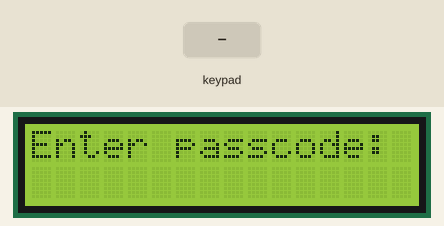
This sketch was run on a simulated Arduino Uno, built with avr-gcc and run on an emulated ATmega328P. On the bench: 16×2 character LCD. The test bench sets the inputs (shaded band). What the sketch prints to the serial monitor is not drawn.

Above: at 1.2 s.
1.3 s: keypad keys 1 2 3 4 # pressed 0.4 s apart
At 3.3 s:
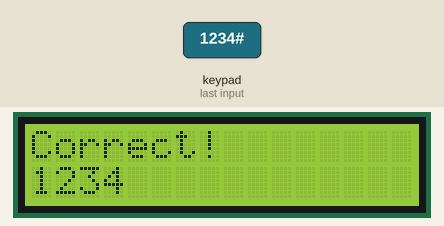
6.3 s: key '#' pressed
At 7.5 s:
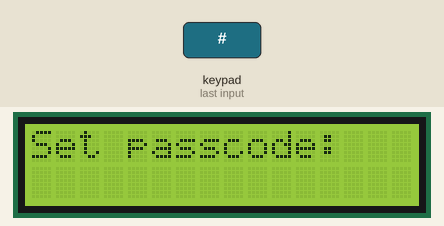
7.8 s: key '1' pressed
At 9.1 s:
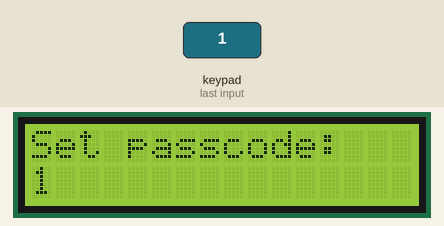
9.4 s: keypad keys 1 2 3 4 pressed 0.4 s apart
At 11.1 s:
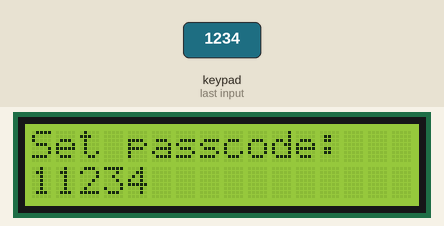
12.5 s: keypad keys 1 3 1 2 1 1 1 0 # pressed 0.4 s apart
At 13.27 s:
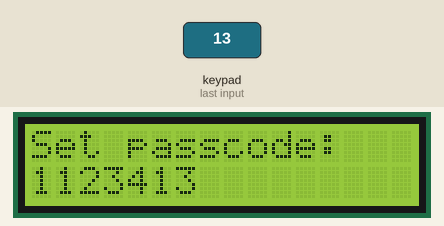
17.6 s: keypad keys 9 8 7 6 # pressed 0.4 s apart
At 19.8 s:
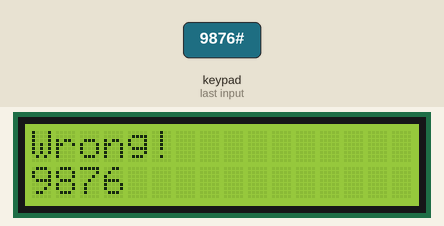
Timing chart, 0 to 21.3 s (numbered marks = the images above; inputs shaded):
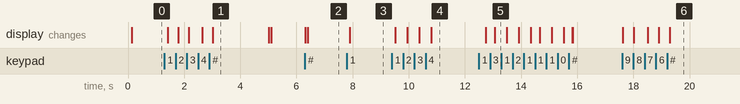

The sketch:

Lab10-Basic2.ino
```cpp
#include <Arduino_FreeRTOS.h>
#include <Keypad.h>
#include <Wire.h>
#include <LiquidCrystal_I2C.h>
#define KEY_ROWS 4
#define KEY_COLS 4
#define Enter_mode 0
#define Set_code_mode 1
#define answer_mode 2
// Set pins on I2C chip for LCD connections:
//              addr,en,rw,rs,d4,d5,d6,d7,bl,blpol
LiquidCrystal_I2C lcd(0x3F, 2, 1, 0, 4, 5, 6, 7, 3,           POSITIVE);
char passcode[16] = {'1', '2', '3', '4'}; //4-8digit.
int code_length = 4;
char answer_code[9];
int mode = 0;
int correct = 1;
int isSetting = 0;
char key;
char keymap[KEY_ROWS][KEY_COLS] = {
  {'1', '2', '3', 'A'},
  {'4', '5', '6', 'B'},
  {'7', '8', '9', 'C'},
  {'*', '0', '#', 'D'}
};
byte colPins[KEY_COLS] = {9, 8, 7, 6};
// Column pin 1~4
byte rowPins[KEY_ROWS] = {13, 12, 11, 10}; //Initialize keypad.
Keypad myKeypad = Keypad(makeKeymap(keymap), rowPins, colPins, KEY_ROWS, KEY_COLS);

void LoginTask(void *pvParameters);
void SetupTask(void *pvParameters);
void DisplayTask(void *pvParameters);
TaskHandle_t LogIn, SetUp, Display;

void setup() {
    // Now set up three tasks to run independently
  Serial.begin(9600);
    while (!Serial) {
    ; // wait for serial port to connect.
      }
  xTaskCreate( //Task1 : Login.
    LoginTask,   // Pointer to function for thse task
    (const portCHAR *) "Task1", // Name for the task
    128,      // Stack size
    NULL,     // NULL task parameter
    3,        // This task will run at First priority 1
    &LogIn );   // Do not use the task handle
  xTaskCreate(SetupTask, (const portCHAR *) "Task2", 128, NULL, 1, &SetUp);//Task2 : Set code.
  xTaskCreate(DisplayTask, (const portCHAR *) "Task3", 128, NULL, 2, &Display);//Task3 : Display.
  lcd.begin(16, 2);   // initialize LCD //size of LCD.
  lcd.backlight();    // open LCD backlight
}

void loop() {
  // put your main code here, to run repeatedly:
}

void LoginTask(void *pvParameters) { //measure the light intensity of a photoresistor every 5 ticks (using vTaskDelay()) and store the value in a global variable Light.
  (void) pvParameters;
   unsigned int uxPriority;
  uxPriority = uxTaskPriorityGet(LogIn);
  for( ;; ) // A Task shall never return or exit.
   {
            //read char.
        static int i = 0;
//                Serial.print(uxPriority);
//                  Serial.println("Enter mode");
        key = myKeypad.getKey();
        if (mode == Enter_mode) {
            if (key == '#') {
              if(i==0){ //To Set mode.
//                    SetupFun();
                    i = 0;//reset i.
                    isSetting = 1;
                    Serial.println("To set mode");
                    lcd.clear();
                    mode = Set_code_mode;
                    for (int j = 0; j <= 7; j++) {
                      passcode[j] = {' '};
                    }
                     vTaskPrioritySet(LogIn, 1);
                     vTaskPrioritySet(SetUp, 3);
              }

              else if(i>=4){ //To Display mode.
                   i = 0;//reset.
                   mode = answer_mode;
                   vTaskPrioritySet(LogIn, 2);
                   vTaskPrioritySet(Display, 3);
              }
            }
            else{ //key is not '#'.
                if(isdigit(key)){
                    if (i <= 7) {
                      if (i == code_length- 1)Serial.println(key);
                      else Serial.print(key);
                      answer_code[i] = key;
                      if (answer_code[i] != passcode[i]) {
                        Serial.print("Your input : ");
                        Serial.print(key);
                        Serial.print("passcode : ");
                        Serial.println(passcode[i]);
                        correct = 0; //Wrong.
                      }
//                      Serial.print(i);
                      i++; //move to next position.
                    }
                    else {
                          Serial.println("Reset");
                          i = 0;
                          correct = 1;
                          for (int j = 0; j <= 7; j++) {
                            answer_code[j] = {' '};
                          }
                    }
              }
            }
        }
        else if(mode == Set_code_mode){// Setting == 1
//          SetupFun();
        }
     vTaskPrioritySet(LogIn, 2);
     vTaskPrioritySet(Display, 3);
    vTaskDelay(5);
   }
}
void SetupTask(void *pvParameters) {//Setup new passcode. <3 : ignore, >8 : reset to zero.
  (void) pvParameters;
  unsigned int uxPriority;
  uxPriority = uxTaskPriorityGet(SetUp);
  for( ;; ) // A Task shall never return or exit.
   {
      if(isSetting==1){
        //read char.
        static int i = 0;
//        Serial.print(uxPriority);
//        Serial.println("Set mode");
        //When i==8: means we have press 8 digits. Press the ninth digit would made i == ten.
        if (i == 8) {
          if(isdigit(key)){
              i = 0;
              for (int j = 0; j <= 7; j++) {
                  passcode[j] = {' '};
              }
          }
          else if(key == '#'){
                    isSetting = 0;
                    code_length = i;
                    mode = Enter_mode;
                    i = 0;
                    lcd.clear();
                     vTaskPrioritySet(SetUp, 1);
                     vTaskPrioritySet(LogIn, 3);
          }
        }
        else{ //for i = 0 - 7.
              if (key == '#') {
                    if (i >= 3) {
                      isSetting = 0;
                      code_length = i;
                      mode = Enter_mode;
                      i = 0;
                      lcd.clear();
                       vTaskPrioritySet(SetUp, 1);
                       vTaskPrioritySet(LogIn, 3);
                    }
              }
              else if (isdigit(key)) {
//                Serial.print(key);
//                Serial.print("i =  ");
//                Serial.println(i);
                passcode[i] = key;
                i++; //move to next position.
              }
        }
      }
      vTaskPrioritySet(SetUp,2);
      vTaskPrioritySet(Display, 3);
      vTaskDelay(5);
   }
}

void DisplayTask(void *pvParameters) { //seven segment.
  (void) pvParameters;
  for( ;; ) // A Task shall never return or exit.
   {
        lcd.setCursor(0, 0);  // setting cursor
        if (mode == Enter_mode) { //read and store in answer_code.
          lcd.setCursor(0, 0);  // setting cursor
          lcd.print("Enter passcode:");
          lcd.setCursor(0, 1);
          lcd.print(answer_code);
          vTaskPrioritySet(Display, 2);
          vTaskPrioritySet(LogIn, 3);
        }
        else if (mode == Set_code_mode) {
          lcd.print("Set passcode:   ");
          lcd.setCursor(0, 1);
          Serial.println(passcode);
          lcd.print(passcode);
          lcd.setCursor(8, 1);
          lcd.print("        ");
          vTaskPrioritySet(Display, 2);
          vTaskPrioritySet(SetUp, 3);
        }
        else { //mode == answer_mode
          lcd.clear();
          if (correct)lcd.print("Correct!");
          else lcd.print("Wrong!");
          lcd.setCursor(0, 1);
          lcd.print(answer_code);
          delay(2000);
          lcd.clear();
          for (int j = 0; j <= 7; j++) {
            answer_code[j] = {' '};
          }
          mode = Enter_mode; //return.
          correct = 1; //reset.
          vTaskPrioritySet(Display, 2);
          vTaskPrioritySet(LogIn,3);
          }
        vTaskDelay(5);
   }
}
```

Measured:
- after the input at 1.3 s, the display: first changes after 0.12 s (image 1 shows a later state)
- after the input at 6.3 s, the display: first changes at once (image 2 shows a later state)
- after the input at 7.8 s, the display: changes after 0.11 s (image 3)
- after the input at 9.4 s, the display: first changes after 0.13 s (image 4 shows a later state)
- after the input at 12.5 s, the display: first changes after 0.24 s (image 5 shows a later state)
- after the input at 17.6 s, the display: first changes at once (image 6 shows a later state)
- what the display in image 1 shows lasts 2.0 s, from 3.0 s to 5.0 s
